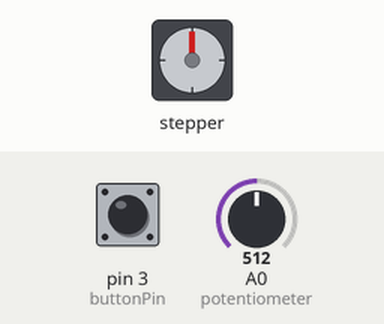
This sketch was run on a simulated Arduino Uno, built with avr-gcc and run on an emulated ATmega328P. Parts: stepper motor. The inputs (shaded band) are chosen by the test bench; at power-on: pin 3 (buttonPin) HIGH, A0 (potentiometer) = 512. Stepper angles assume 200 steps per turn.

Above: at 1.2 s.
1.3 s: pin 3 (buttonPin) pulled LOW for 0.15 s
At 1.45 s:
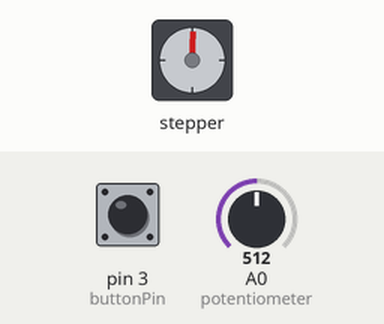
4.3 s: A0 (potentiometer) set to 110
7.3 s: A0 (potentiometer) set to 91
At 7.9 s:
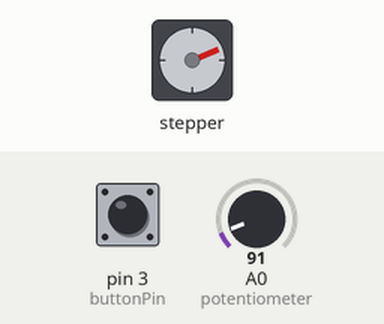
8.8 s: A0 (potentiometer) set to 122
At 9.25 s:
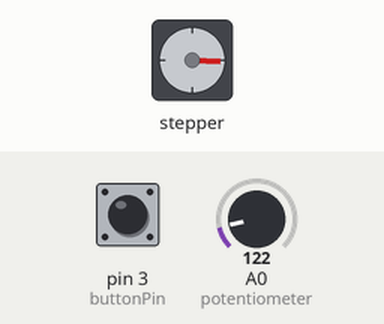
11.8 s: A0 (potentiometer) set to 0
At 12.5 s:
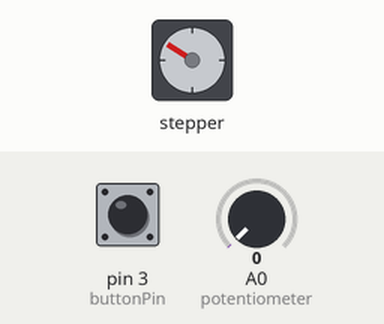
Timing chart, 0 to 14.3 s (numbered marks = the images above; inputs shaded):
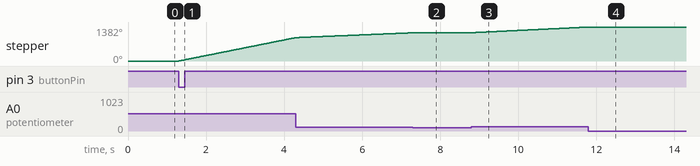

The sketch:

Stepmotor_Kode.ino
```cpp
#include <Stepper.h>

const int stepsPerRevolution = 200;

const int potentiometer = 0;
const int buttonPin = 3;

Stepper myStepper(stepsPerRevolution, 8, 10, 9, 11);

int pushCount = 0;
int SensoReading = 0;
int Speed = 0;
int on = 0;

void setup() {
  pinMode(buttonPin, INPUT_PULLUP);
  pinMode(potentiometer, INPUT);
  attachInterrupt(digitalPinToInterrupt(buttonPin), Power_Button, FALLING);
}

void loop() {
  on = (pushCount==1);

  SensoReading = analogRead(potentiometer);
  Speed = map(SensoReading, 0, 1023, 0, 110);

  if (on){
    if (Speed > 10) {
      myStepper.setSpeed(Speed);
      myStepper.step(stepsPerRevolution/100);
    }
  }
  if (on){
    if (Speed <= 10){
       myStepper.step(0);
  }
}
  if (pushCount > 1){
    pushCount=0;
  }
}

void Power_Button(){

  static unsigned long Last_Time = 0;
  unsigned long Time = millis();

  if (Time - Last_Time > 500){
    pushCount++;
  }
  Last_Time = Time;
}
```

Measured:
- the behaviour switches between 103 and 102 on A0 (potentiometer) (found by bisection; images 1 and 2)
- after the input at 1.3 s, stepper: keeps turning clockwise at about 318°/s, starting at once
- after the input at 7.3 s, stepper: goes on until 7.3 s, then stays 1148°
- after the input at 8.8 s, stepper: keeps turning clockwise at about 78°/s, starting at once
- after the input at 11.8 s, stepper: goes on until 11.8 s, then stays 1382°
